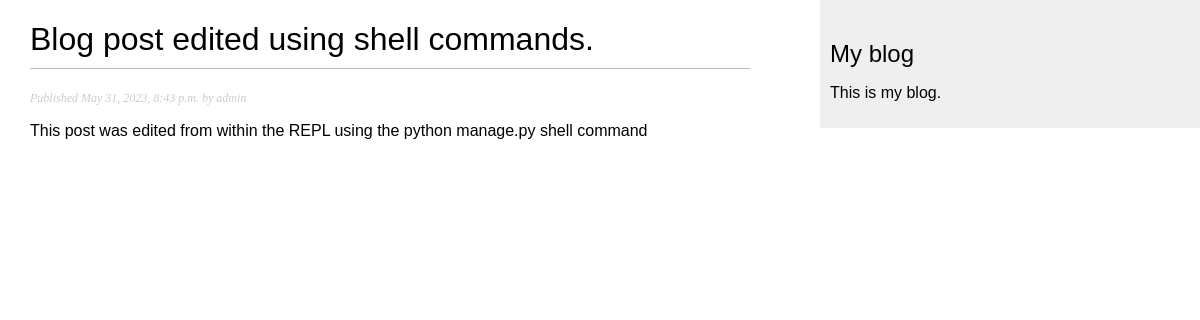
The app's page /blog/2023/5/31/one-more-post/, older data.
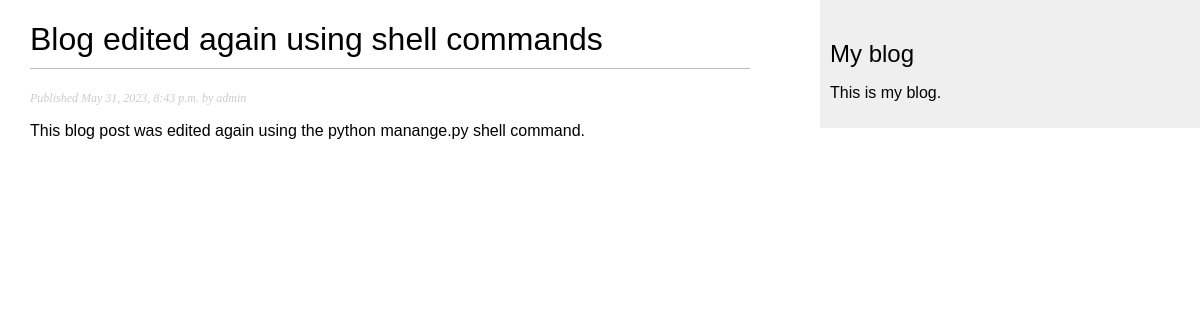
The same page, newer data.
### blog/models.py (models this page shows, shortened)
class Post(models.Model):
    class Status(models.TextChoices):
        DRAFT = 'DF', 'Draft'
        PUBLISHED = 'PB', 'Published'
    title = models.CharField(max_length=250)
    slug = models.SlugField(max_length=250, unique_for_date='publish')
    author = models.ForeignKey(
        User,
        on_delete=models.CASCADE,
        related_name='blog_posts'
    )
    body = models.TextField()
    publish = models.DateTimeField(default=timezone.now)
    created = models.DateTimeField(auto_now_add=True)
    updated = models.DateTimeField(auto_now=True)
    status = models.CharField(
        max_length=2,
        choices=Status.choices,
        default=Status.DRAFT
    )
    objects = models.Manager()  # The default manager
    published = PublishedManager()  # The custom manager
    class Meta:
        ordering = ['-publish']
        indexes = [
            models.Index(fields=['-publish'])
        ]

### blog/views.py (the view)
def post_detail(request, year, month, day, post):
    post = get_object_or_404(
        Post,
        status=Post.Status.PUBLISHED,
        slug=post,
        publish__year=year,
        publish__month=month,
        publish__day=day
    )
    return render(
        request,
        'blog/post/detail.html',
        {'post': post}
    )

### blog/templates/blog/post/detail.html (shortened to what this page needs)
{% extends 'blog/base.html' %}
{% block content %}
  <h1>{{ post.title }}</h1>
  <p class="date">
    Published {{ post.publish }} by {{ post.author }}
  </p>
  {{ post.body|linebreaks }}
{% endblock %}

Row changes from the older to the newer data that the page shows:
changed Post "admin": title "Blog post edited using shell commands." → "Blog edited again using shell commands"; body "This post was edited from within the REPL using the python manage.py shell command" → "This blog post was edited again using the python manange.py shell command."
